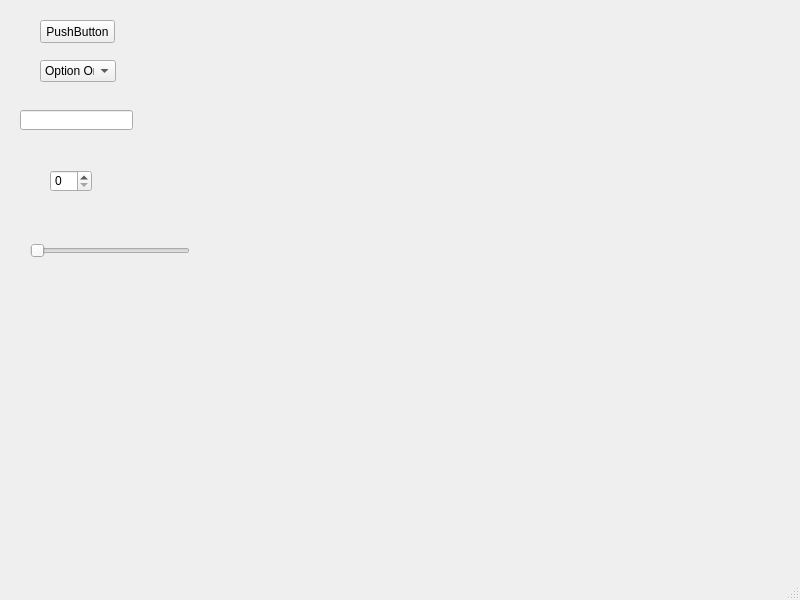
<?xml version="1.0" encoding="UTF-8"?>
<ui version="4.0">
 <class>MainWindow</class>
 <widget class="QMainWindow" name="MainWindow">
  <property name="geometry">
   <rect>
    <x>0</x>
    <y>0</y>
    <width>800</width>
    <height>600</height>
   </rect>
  </property>
  <property name="windowTitle">
   <string>MainWindow</string>
  </property>
  <widget class="QWidget" name="centralwidget">
   <widget class="QPushButton" name="pushButton">
    <property name="geometry">
     <rect>
      <x>40</x>
      <y>20</y>
      <width>75</width>
      <height>23</height>
     </rect>
    </property>
    <property name="text">
     <string>PushButton</string>
    </property>
   </widget>
   <widget class="QComboBox" name="comboBox">
    <property name="geometry">
     <rect>
      <x>40</x>
      <y>60</y>
      <width>76</width>
      <height>22</height>
     </rect>
    </property>
    <item>
     <property name="text">
      <string>Option One</string>
     </property>
    </item>
    <item>
     <property name="text">
      <string>Option Two</string>
     </property>
    </item>
    <item>
     <property name="text">
      <string>Option Three</string>
     </property>
    </item>
   </widget>
   <widget class="QLineEdit" name="lineEdit">
    <property name="geometry">
     <rect>
      <x>20</x>
      <y>110</y>
      <width>113</width>
      <height>20</height>
     </rect>
    </property>
   </widget>
   <widget class="QSpinBox" name="spinBox">
    <property name="geometry">
     <rect>
      <x>50</x>
      <y>170</y>
      <width>42</width>
      <height>22</height>
     </rect>
    </property>
   </widget>
   <widget class="QSlider" name="horizontalSlider">
    <property name="geometry">
     <rect>
      <x>30</x>
      <y>240</y>
      <width>160</width>
      <height>22</height>
     </rect>
    </property>
    <property name="orientation">
     <enum>Qt::Horizontal</enum>
    </property>
   </widget>
  </widget>
  <widget class="QMenuBar" name="menubar">
   <property name="geometry">
    <rect>
     <x>0</x>
     <y>0</y>
     <width>800</width>
     <height>21</height>
    </rect>
   </property>
  </widget>
  <widget class="QStatusBar" name="statusbar"/>
 </widget>
 <resources/>
 <connections/>
</ui>
